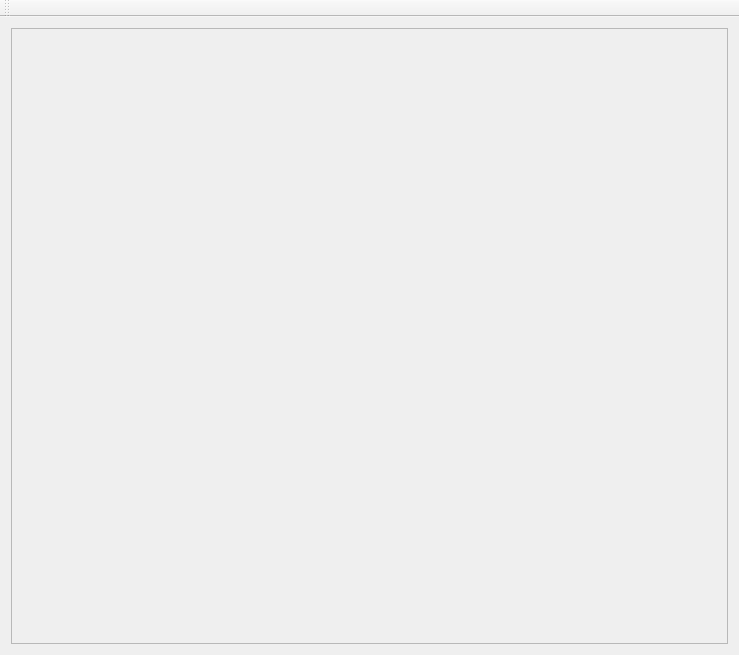
<?xml version="1.0" encoding="UTF-8"?>
<ui version="4.0">
 <class>TrendInUWOClass</class>
 <widget class="QMainWindow" name="TrendInUWOClass">
  <property name="geometry">
   <rect>
    <x>0</x>
    <y>0</y>
    <width>739</width>
    <height>655</height>
   </rect>
  </property>
  <property name="windowTitle">
   <string>TrendInUWO</string>
  </property>
  <widget class="QWidget" name="centralWidget">
   <layout class="QVBoxLayout" name="verticalLayout_2">
    <item>
     <widget class="QScrollArea" name="scrollArea">
      <property name="widgetResizable">
       <bool>true</bool>
      </property>
      <widget class="QWidget" name="scrollAreaWidgetContents">
       <property name="geometry">
        <rect>
         <x>0</x>
         <y>0</y>
         <width>719</width>
         <height>623</height>
        </rect>
       </property>
       <layout class="QVBoxLayout" name="verticalLayout">
        <item>
         <layout class="QGridLayout" name="gridLayout"/>
        </item>
       </layout>
      </widget>
     </widget>
    </item>
   </layout>
  </widget>
  <widget class="QToolBar" name="toolBar">
   <property name="windowTitle">
    <string>toolBar</string>
   </property>
   <property name="toolButtonStyle">
    <enum>Qt::ToolButtonTextUnderIcon</enum>
   </property>
   <attribute name="toolBarArea">
    <enum>TopToolBarArea</enum>
   </attribute>
   <attribute name="toolBarBreak">
    <bool>false</bool>
   </attribute>
  </widget>
 </widget>
 <layoutdefault spacing="6" margin="11"/>
 <resources>
  <include location="TrendInUWO.qrc"/>
 </resources>
 <connections/>
</ui>
